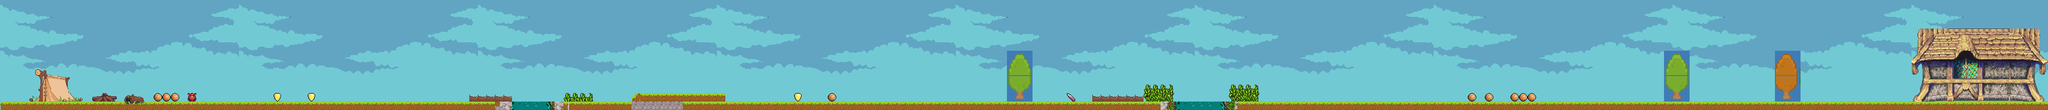

This game map was drawn from its Tiled (.tmx) file and the tilesets committed beside it. A one-line description and the trimmed map source follow:
An orthogonal 240x13 tile map with 16x16 px tiles, 3 tile layers (Background, GroundCorrections, Graphics), 8 tilesets and 28 objects (Log1).

<map version="1.0" tiledversion="1.1.5" orientation="orthogonal" renderorder="right-down" width="240" height="13" tilewidth="16" tileheight="16" infinite="0" nextobjectid="287">
 <tileset firstgid="1" source="Misc/CloudsBack.tsx" />
 <tileset firstgid="477" source="Misc/basic tiles.tsx" />
 <tileset firstgid="502" source="wood_tileset.tsx" />
 <tileset firstgid="1286" source="Misc/roguelikeSheet_transparent.tsx" />
 <tileset firstgid="2823" source="Misc/Preview22.tsx" />
 <tileset firstgid="4251" source="Misc/objects.tsx" />
 <tileset firstgid="4527" source="Food.tsx" />
 <tileset firstgid="4591" source="Sheet.tsx" />
 <layer name="Background" width="240" height="13">
  <data>[3120 cells, 3120 non-empty, 366 distinct tile ids]</data>
 </layer>
 <layer name="GroundCorrections" width="240" height="13">
  <data>[3120 cells, 9 non-empty, 1 distinct tile ids]</data>
 </layer>
 <layer name="Graphics" width="240" height="13">
  <data>[3120 cells, 544 non-empty, 258 distinct tile ids]</data>
 </layer>
 <objectgroup name="Ground">
  <object id="228" x="2" y="192.243" width="957.667" height="15.5145" />
  <object id="229" x="1040.17" y="192.243" width="1166.67" height="15.5145" />
  <object id="230" x="2303" y="191.909" width="1537" height="15.5145" />
  <object id="266" x="1185.67" y="177.667" width="174.333" height="14.3333" />
 </objectgroup>
 <objectgroup name="Game">
  <object id="283" x="352" y="176" width="16" height="16" />
 </objectgroup>
 <objectgroup name="Logs">
  <object id="233" name="Log1" x="880" y="176" width="80" height="16" />
  <object id="234" x="2048" y="176" width="96" height="16" />
 </objectgroup>
 <objectgroup name="Rocks">
  <object id="255" x="1552" y="176.5" width="15.25" height="15" />
  <object id="256" x="2784.5" y="177" width="15.5" height="14.75" />
  <object id="262" x="2754.75" y="176.375" width="15.5" height="14.75" />
  <object id="263" x="2832" y="176.375" width="15.5" height="14.75" />
  <object id="264" x="2848" y="176.625" width="15.5" height="14.75" />
  <object id="265" x="2863.5" y="176.625" width="15.5" height="14.75" />
  <object id="280" x="288" y="176" width="16" height="16" />
  <object id="281" x="304" y="176" width="16" height="16" />
  <object id="282" x="320" y="176" width="16" height="16" />
 </objectgroup>
 <objectgroup name="1HitCombatant">
  <object id="242" x="1904" y="176" width="16" height="16" />
  <object id="243" x="3136" y="175.818" width="16" height="16" />
 </objectgroup>
 <objectgroup name="3HitCombatant">
  <object id="244" x="3344" y="176" width="16" height="16" />
  <object id="284" x="784" y="176" width="16" height="16" />
 </objectgroup>
 <objectgroup name="Coins">
  <object id="261" x="1487" y="175" width="16.5" height="17" />
  <object id="285" x="512" y="176" width="16" height="16" />
  <object id="286" x="576" y="176" width="16" height="16" />
 </objectgroup>
 <objectgroup name="Lives">
  <object id="247" x="2000" y="176" width="16" height="16" />
 </objectgroup>
 <objectgroup name="EndGame">
  <object id="274" x="3584" y="128" width="16" height="64" />
  <object id="275" x="96.3333" y="143.667" width="16" height="48" />
 </objectgroup>
 <objectgroup name="Hazard">
  <object id="276" x="960" y="192" width="80" height="16" />
  <object id="277" x="2208" y="192" width="96" height="16" />
 </objectgroup>
</map>
